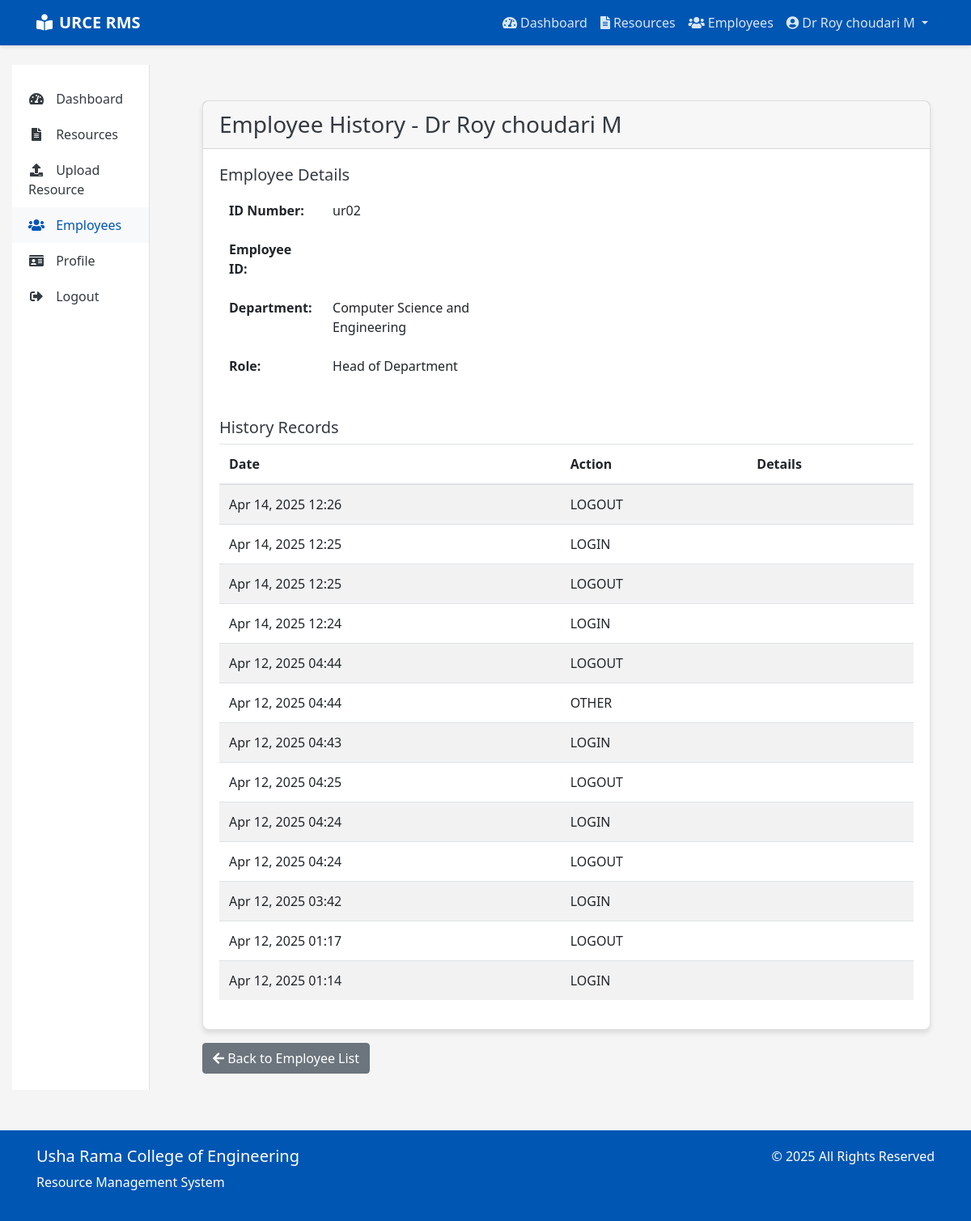
Screenshot of /accounts/employees/2/history/ (signed in) with the database file from the repository.
### accounts/models.py (models this page shows, shortened)
class User(AbstractUser):
    ROLE_CHOICES = (
        ('STUDENT', 'Student'),
        ('FACULTY', 'Faculty'),
        ('HOD', 'Head of Department'),
        ('PRINCIPAL', 'Principal'),
        ('NON_TEACHING', 'Non-Teaching Staff'),
    )
    username = None
    email = models.EmailField(_('email address'), unique=True)
    id_number = models.CharField(max_length=20, unique=True)
    phone_number = models.CharField(max_length=15, blank=True, null=True)
    department = models.ForeignKey(Department, on_delete=models.SET_NULL, null=True, blank=True)
    role = models.CharField(max_length=20, choices=ROLE_CHOICES, default='STUDENT')
    profile_picture = models.ImageField(upload_to='profile_pics/', blank=True, null=True)
    USERNAME_FIELD = 'email'
    REQUIRED_FIELDS = []
    objects = UserManager()
    @property
    def is_faculty(self):
        return self.role == 'FACULTY'
    @property
    def is_hod(self):
        return self.role == 'HOD'
    @property
    def is_principal(self):
        return self.role == 'PRINCIPAL'

class Department(models.Model):
    name = models.CharField(max_length=100)
    code = models.CharField(max_length=10, unique=True)
    created_at = models.DateTimeField(auto_now_add=True)
    updated_at = models.DateTimeField(auto_now=True)

class UserHistory(models.Model):
    ACTION_CHOICES = (
        ('UPLOAD', 'Upload File'),
        ('DELETE', 'Delete File'),
        ('MODIFY', 'Modify File'),
        ('LOGIN', 'Login'),
        ('LOGOUT', 'Logout'),
        ('OTHER', 'Other Action'),
    )
    user = models.ForeignKey(User, on_delete=models.CASCADE, related_name='history')
    action = models.CharField(max_length=20, choices=ACTION_CHOICES)
    description = models.TextField()
    timestamp = models.DateTimeField(auto_now_add=True)
    ip_address = models.GenericIPAddressField(blank=True, null=True)
    class Meta:
        ordering = ['-timestamp']
        verbose_name_plural = 'User Histories'

### accounts/views.py (the view)
# urls.py: path('employees/<int:employee_id>/history/', views.employee_history, name='employee_history'),
@login_required
def employee_history(request, employee_id):
    user = request.user
    employee = get_object_or_404(User, id=employee_id)
    if user.is_principal or (user.is_hod and employee.department == user.department):
        history = UserHistory.objects.filter(user=employee).order_by('-timestamp')
        paginator = Paginator(history, 20)  # Show 20 actions per page
        page_number = request.GET.get('page')
        page_obj = paginator.get_page(page_number)
        context = {
            'title': f'History for {employee.get_full_name()} - Usha Rama College of Engineering Resource Management System',
            'employee': employee,
            'history': page_obj,
        }
        return render(request, 'accounts/employee_history.html', context)
    else:
        messages.error(request, "You don't have permission to view this employee's history.")
        return redirect('dashboard')

### templates/accounts/employee_history.html (shortened to what this page needs)
{% extends 'base.html' %}
{% load static %}
{% block content %}
<div class="container mt-4">
    <div class="card">
        <div class="card-header">
            <h3 class="card-title mb-0">Employee History - {{ employee.get_full_name }}</h3>
        </div>
        <div class="card-body">
            <div class="row mb-4">
                <div class="col-md-6">
                    <h5>Employee Details</h5>
                    <table class="table table-borderless">
                        <tr>
                            <th>ID Number:</th>
                            <td>{{ employee.id_number }}</td>
                        </tr>
                        <tr>
                            <th>Employee ID:</th>
                            <td>{{ employee.employee_id }}</td>
                        </tr>
                        <tr>
                            <th>Department:</th>
                            <td>{{ employee.department.name }}</td>
                        </tr>
                        <tr>
                            <th>Role:</th>
                            <td>{{ employee.get_role_display }}</td>
                        </tr>
                    </table>
                </div>
            </div>
            <h5>History Records</h5>
            {% if history %}
                <div class="table-responsive">
                    <table class="table table-striped">
                        <thead>
                            <tr>
                                <th>Date</th>
                                <th>Action</th>
                                <th>Details</th>
                            </tr>
                        </thead>
                        <tbody>
                            {% for record in history %}
                            <tr>
                                <td>{{ record.timestamp|date:"M d, Y H:i" }}</td>
                                <td>{{ record.action }}</td>
                                <td>{{ record.details }}</td>
                            </tr>
                            {% endfor %}
                        </tbody>
                    </table>
                </div>
            {% else %}
                <div class="alert alert-info">No history records found for this employee.</div>
            {% endif %}
        </div>
    </div>
    <div class="mt-3">
        <a href="{% url 'employee_list' %}" class="btn btn-secondary">
            <i class="fas fa-arrow-left"></i> Back to Employee List
        </a>
    </div>
</div>
{% endblock %}

### templates/base.html (shortened to what this page needs)
<!DOCTYPE html>
<html lang="en">
<head>
    <link rel="stylesheet" href="https://cdn.jsdelivr.net/npm/bootstrap@4.6.0/dist/css/bootstrap.min.css">
    <link rel="stylesheet" href="https://cdnjs.cloudflare.com/ajax/libs/font-awesome/5.15.3/css/all.min.css">
</head>
<body>
    <nav class="navbar navbar-expand-lg navbar-dark">
        <div class="container">
            <a class="navbar-brand" href="{% url 'home' %}">
                <i class="fas fa-book-reader mr-2"></i>URCE RMS
            </a>
            <div class="collapse navbar-collapse" id="navbarNav">
                <ul class="navbar-nav ml-auto">
                    {% if user.is_authenticated %}
                        <li class="nav-item">
                            <a class="nav-link" href="{% url 'dashboard' %}">
                                <i class="fas fa-tachometer-alt mr-1"></i>Dashboard
                            </a>
                        </li>
                        <li class="nav-item">
                            <a class="nav-link" href="{% url 'resource_list' %}">
                                <i class="fas fa-file-alt mr-1"></i>Resources
                            </a>
                        </li>
                        {% if user.is_principal or user.is_hod %}
                        <li class="nav-item">
                            <a class="nav-link" href="{% url 'employee_list' %}">
                                <i class="fas fa-users mr-1"></i>Employees
                            </a>
                        </li>
                        {% endif %}
                        <li class="nav-item dropdown">
                            <a class="nav-link dropdown-toggle" href="#" id="userDropdown" role="button" data-toggle="dropdown" aria-haspopup="true" aria-expanded="false">
                                <i class="fas fa-user-circle mr-1"></i>{{ user.get_full_name|default:user.email }}
                            </a>
                        </li>
                    {% endif %}
                </ul>
            </div>
        </div>
    </nav>
    <div class="container-fluid mt-4">
        <div class="row">
            {% if user.is_authenticated and not hide_sidebar %}
                <div class="col-md-3 col-lg-2 d-none d-md-block">
                    <div class="sidebar">
                        <a href="{% url 'dashboard' %}" class="sidebar-link {% if request.path == '/dashboard/' %}active{% endif %}">
                            <i class="fas fa-tachometer-alt"></i> Dashboard
                        </a>
                        <a href="{% url 'resource_list' %}" class="sidebar-link {% if '/resources/' in request.path %}active{% endif %}">
                            <i class="fas fa-file-alt"></i> Resources
                        </a>
                        {% if user.is_faculty or user.is_hod or user.is_principal %}
                        <a href="{% url 'upload_resource' %}" class="sidebar-link {% if request.path == '/resources/upload/' %}active{% endif %}">
                            <i class="fas fa-upload"></i> Upload Resource
                        </a>
                        {% endif %}
                        {% if user.is_principal or user.is_hod %}
                        <a href="{% url 'employee_list' %}" class="sidebar-link {% if '/accounts/employees/' in request.path %}active{% endif %}">
                            <i class="fas fa-users"></i> Employees
                        </a>
                        {% endif %}
                        <a href="{% url 'profile' %}" class="sidebar-link {% if request.path == '/accounts/profile/' %}active{% endif %}">
                            <i class="fas fa-id-card"></i> Profile
                        </a>
                        <a href="{% url 'logout' %}" class="sidebar-link">
                            <i class="fas fa-sign-out-alt"></i> Logout
                        </a>
                    </div>
                </div>
                <div class="col-md-9 col-lg-10">
            {% else %}
                <div class="col-12">
            {% endif %}
                <div class="content">
                    {% block content %}{% endblock %}
                </div>
            </div>
        </div>
    </div>
    <footer class="footer">
        <div class="container">
            <div class="row">
                <div class="col-md-6">
                    <h5>Usha Rama College of Engineering</h5>
                    <p>Resource Management System</p>
                </div>
                <div class="col-md-6 text-md-right">
                    <p>&copy; {% now "Y" %} All Rights Reserved</p>
                </div>
            </div>
        </div>
    </footer>
</body>
</html>

### templates/base.html (style rules this page uses)
:root { --primary-color: #0056b3; --secondary-color: #28a745; --accent-color: #ffc107; --text-color: #343a40; --light-bg: #f8f9fa; }
body { font-family: 'Segoe UI', Tahoma, Geneva, Verdana, sans-serif; color: var(--text-color); background-color: #f5f5f5; }
.navbar { background-color: var(--primary-color); box-shadow: 0 2px 4px rgba(0, 0, 0, 0.1); }
.navbar-brand { font-weight: bold; color: white !important; }
.nav-link { color: rgba(255, 255, 255, 0.85) !important; transition: color 0.3s; }
.card { border-radius: 8px; box-shadow: 0 4px 6px rgba(0, 0, 0, 0.1); transition: transform 0.3s, box-shadow 0.3s; }
.footer { background-color: var(--primary-color); color: white; padding: 20px 0; margin-top: 50px; }
.sidebar { background-color: white; border-right: 1px solid #dee2e6; height: 100%; min-height: calc(100vh - 56px); padding: 20px 0; }
.sidebar-link { display: block; padding: 10px 20px; color: var(--text-color); transition: background-color 0.3s, color 0.3s; text-decoration: none; }
.sidebar-link:hover, .sidebar-link.active { background-color: var(--light-bg); color: var(--primary-color); text-decoration: none; }
.sidebar-link i { margin-right: 10px; width: 20px; text-align: center; }
.content { padding: 20px; }
.fade-in { animation: fadeIn 0.5s ease-in; }

### rows the page displays
User: get_full_name "Dr Roy choudari M", id_number "ur02", department.name "Computer Science and Engineering", role "Head of Department"
UserHistory: timestamp "Apr 14, 2025 12:26", action "LOGOUT"
UserHistory: timestamp "Apr 14, 2025 12:25", action "LOGIN"
UserHistory: timestamp "Apr 14, 2025 12:25", action "LOGOUT"
UserHistory: timestamp "Apr 14, 2025 12:24", action "LOGIN"
UserHistory: timestamp "Apr 12, 2025 04:44", action "LOGOUT"
UserHistory: timestamp "Apr 12, 2025 04:44", action "OTHER"
UserHistory: timestamp "Apr 12, 2025 04:43", action "LOGIN"
UserHistory: timestamp "Apr 12, 2025 04:25", action "LOGOUT"
UserHistory: timestamp "Apr 12, 2025 04:24", action "LOGIN"
UserHistory: timestamp "Apr 12, 2025 04:24", action "LOGOUT"
UserHistory: timestamp "Apr 12, 2025 03:42", action "LOGIN"
UserHistory: timestamp "Apr 12, 2025 01:17", action "LOGOUT"
UserHistory: timestamp "Apr 12, 2025 01:14", action "LOGIN"
